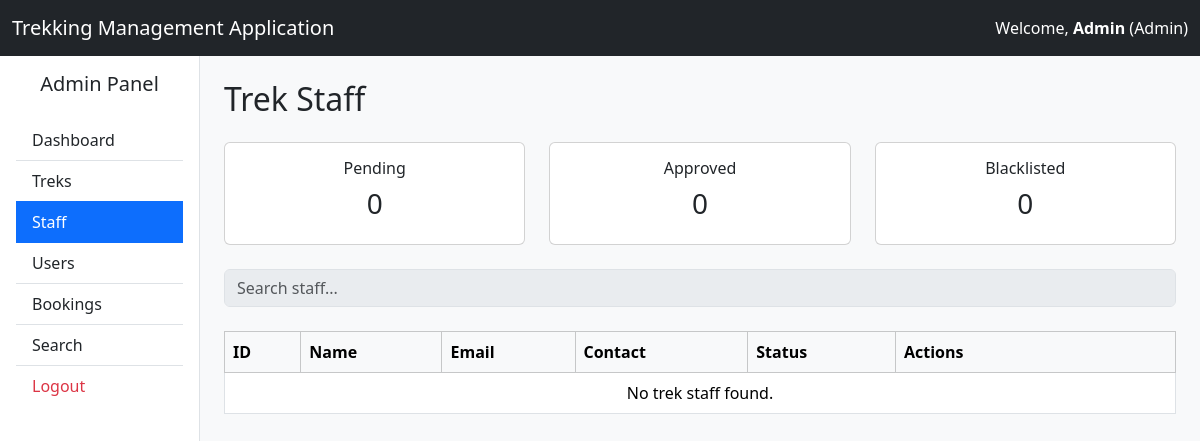
/admin/staff (signed in), run on an earlier commit of the app's database.
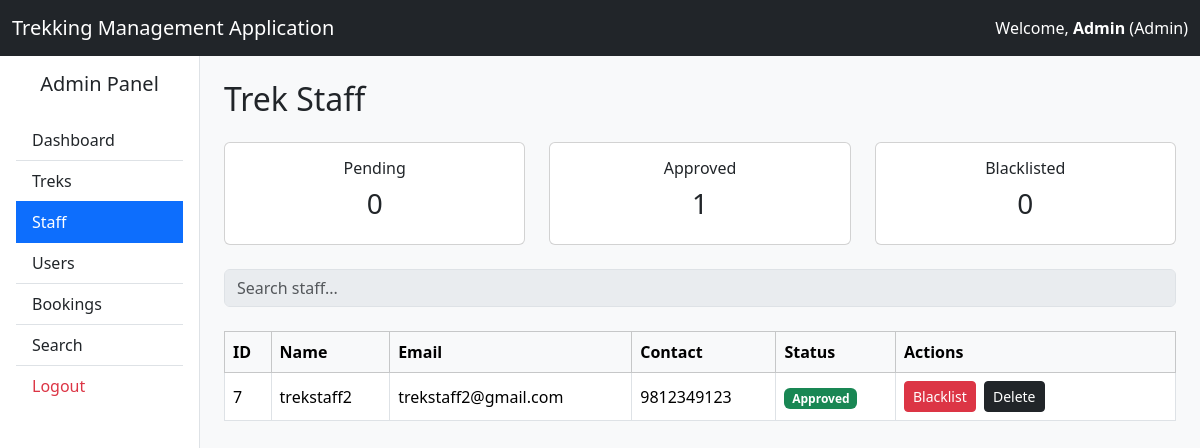
And on a later commit of the database.
### application/models.py (models this page shows, shortened)
class User(UserMixin, db.Model):
    __tablename__ = "user"
    user_id = db.Column(db.Integer, primary_key=True, autoincrement=True)
    name = db.Column(db.String(100), nullable=False)
    email = db.Column(db.String(120), unique=True, nullable=False)
    password = db.Column(db.String(200), nullable=False)
    role = db.Column(db.String(20), nullable=False)
    is_approved = db.Column(db.Boolean, default=False)
    is_blacklisted = db.Column(db.Boolean, default=False)
    is_active = db.Column(db.Boolean, default=True)
    bookings = db.relationship("Booking", back_populates="user", cascade="all, delete-orphan")
    staff_profile = db.relationship("StaffProfile", uselist=False)

class StaffProfile(db.Model):
    __tablename__ = "staff_profile"
    staff_profile_id = db.Column(
        db.Integer,
        primary_key=True,
        autoincrement=True
    )
    user_id = db.Column(
        db.Integer,
        db.ForeignKey("user.user_id"),
        nullable=False,
        unique=True
    )
    contact_number = db.Column(db.String(15))
    experience = db.Column(db.Integer)
    status = db.Column(
        db.String(20),
        default="Pending"
    )

### application/controllers.py (the view)
@app.route("/admin/staff")
@login_required
def view_staff():
    if current_user.role != "Admin":
        return "Access Denied."
    staff = User.query.filter_by(
        role="Trek Staff"
    ).outerjoin(StaffProfile).all()
    return render_template(
        "admin/view_staff.html",
        staff=staff
    )

### main.py (called while the page is built)
@login_manager.user_loader
def load_user(user_id):
    return User.query.get(int(user_id))

### templates/admin/view_staff.html (shortened to what the changed rows need)
{% extends "base_dashboard.html" %}
{% block content %}
<div class="d-flex justify-content-between align-items-center mb-4">
    <h2 class="mb-0">
        Trek Staff
    </h2>
</div>
<div class="row mb-4">
    <div class="col-md-4">
        <div class="card text-center">
            <div class="card-body">
                <h6>Approved</h6>
                <h3>
                    {{ staff|selectattr('is_approved','equalto',True)|rejectattr('is_blacklisted')|list|length }}
                </h3>
            </div>
        </div>
    </div>
</div>
<div class="table-responsive">
<table class="table table-bordered table-hover align-middle">
    <thead class="table-light">
        <tr>
            <th>ID</th>
            <th>Name</th>
            <th>Email</th>
            <th>Contact</th>
            <th>Status</th>
            <th width="280">Actions</th>
        </tr>
    </thead>
    <tbody>
    {% if staff %}
        {% for member in staff %}
        <tr>
            <td>{{ member.user_id }}</td>
            <td>{{ member.name }}</td>
            <td>{{ member.email }}</td>
            <td>
                {% if member.staff_profile %}
                    {{ member.staff_profile.contact_number }}
                {% else %}
                    -
                {% endif %}
            </td>
            <td>
                {% if member.is_blacklisted %}
                    <span class="badge bg-danger">
                        Blacklisted
                    </span>
                {% elif member.is_approved %}
                    <span class="badge bg-success">
                        Approved
                    </span>
                {% else %}
                    <span class="badge bg-warning text-dark">
                        Pending
                    </span>
                {% endif %}
            </td>
            <td>
                {% if member.is_blacklisted %}
                    <a
                        href="{{ url_for('activate_staff', user_id=member.user_id) }}"
                        class="btn btn-primary btn-sm me-1"
                    >
                        Activate
                    </a>
                {% else %}
                    <a
                        href="{{ url_for('blacklist_staff', user_id=member.user_id) }}"
                        class="btn btn-danger btn-sm me-1"
                    >
                        Blacklist
                    </a>
                {% endif %}
                <a
                    href="{{ url_for('delete_staff', user_id=member.user_id) }}"
                    class="btn btn-dark btn-sm"
                >
                    Delete
                </a>
            </td>
        </tr>
        {% endfor %}
    {% else %}
        <tr>
            <td colspan="6" class="text-center">
                No trek staff found.
            </td>
        </tr>
    {% endif %}
    </tbody>
</table>
</div>
{% endblock %}

What changed in the data, as far as the page shows it:
added User: user_id "7", name "trekstaff2", email "trekstaff2@gmail.com", staff_profile.contact_number "9812349123", is_blacklisted "Approved"
Also different on the page:
text no longer shown: "0 No trek staff found."
text now shown: "1"
